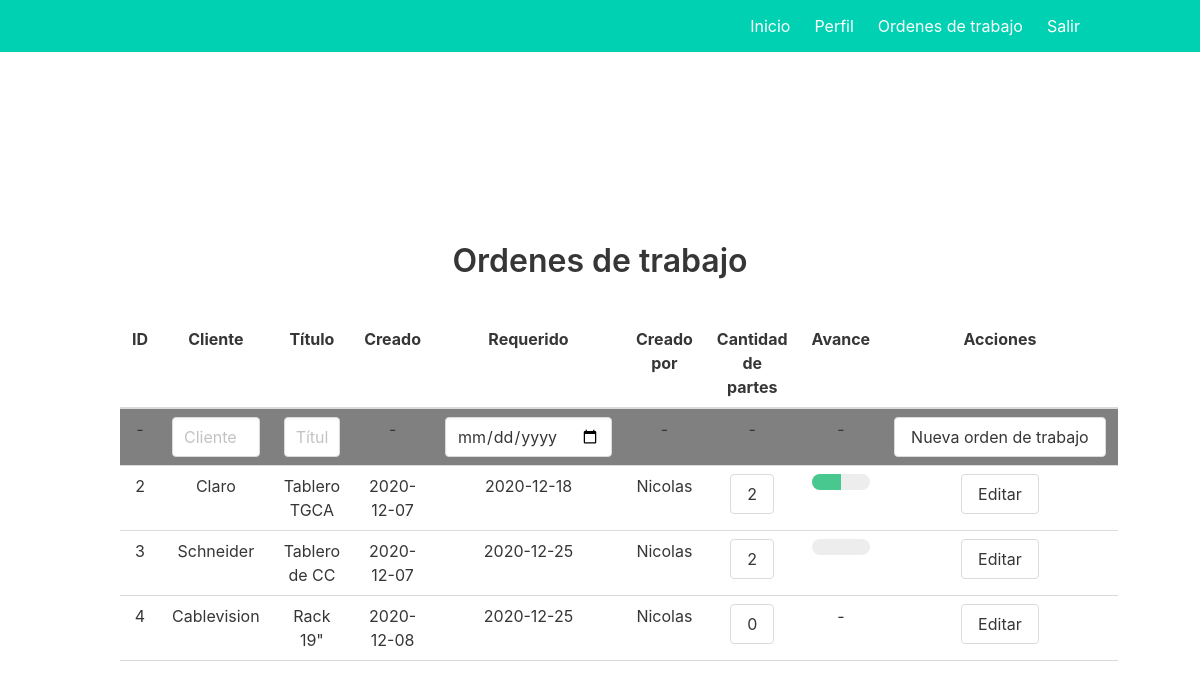
The app's page /wo (signed in) with its own data.
### models.py (models this page shows)
class Workorder(db.Model):
    id = db.Column(db.Integer, primary_key=True)
    date_created = db.Column(db.DateTime, default=datetime.utcnow)
    date_required = db.Column(db.DateTime)
    user = db.Column(db.String(1000), default='ADMIN')
    client = db.Column(db.String(1000))
    title = db.Column(db.String(1000))
    parts = db.relationship('Part', backref='workorder', lazy=True, cascade="all, delete-orphan")

### main.py (the view)
@main.route('/wo', methods=['POST', 'GET'])
@login_required
def wo():
    if request.method == 'POST':
        wo_date = datetime.strptime(request.form['date_required'], '%Y-%m-%d')
        wo_client = request.form['client']
        wo_title = request.form['title']
        new_wo = Workorder(date_required=wo_date, user=current_user.name, client=wo_client, title=wo_title)
        try:
            db.session.add(new_wo)
            db.session.commit()
            return redirect('/wo')
        except Exception as e:
            print(e)
            return "Error al agregar orden de trabajo."
    else:
        wos = Workorder.query.order_by(Workorder.id).all()
        return render_template('workorders.html', wos=wos, today=datetime.utcnow())

### __init__.py (called while the page is built)
def create_app():
    app = Flask(__name__)
    app.config['SECRET_KEY'] = '9OLWxND4o83j4K4iuopO'
    app.config['SQLALCHEMY_DATABASE_URI'] = 'sqlite:///db.sqlite'
    db.init_app(app)
    login_manager = LoginManager()
    login_manager.login_view = 'auth.login'
    login_manager.init_app(app)
    from .models import User, Workorder, Part
    @login_manager.user_loader
    def load_user(user_id):
        return User.query.get(int(user_id))
    from .auth import auth as auth_blueprint
    app.register_blueprint(auth_blueprint)
    from .main import main as main_blueprint
    app.register_blueprint(main_blueprint)
    return app

### templates/workorders.html (shortened to what this page needs)
{% extends "base.html" %}
{% block content %}
<div class="content">
    <h1 style="text-align: center">Ordenes de trabajo</h1>
    <br>
    <table class="table">
        <thead>
        <tr>
            <th>ID</th>
            <th>Cliente</th>
            <th>Título</th>
            <th>Creado</th>
            <th>Requerido</th>
            <th>Creado por</th>
            <th>Cantidad de partes</th>
            <th>Avance</th>
            <th>Acciones</th>
        </tr>
        </thead>
        <tbody>
        <tr bgcolor="grey">
            <form action="/wo" method="POST">
                <td>-</td>
                <td><input type="text" name="client" id="client" placeholder="Cliente" class="input" required></td>
                <td><input type="text" name="title" id="title" placeholder="Título" class="input" required></td>
                <td>-</td>
                <td><input type="date" name="date_required" id="date_required" class="input" required></td>
                <td>-</td>
                <td>-</td>
                <td>-</td>
                <td><input type="submit" value="Nueva orden de trabajo" class="button"></td>
            </form>
        </tr>
        {% for wo in wos %}
        <tr>
            <td>{{ wo.id }}</td>
            <td>{{ wo.client }}</td>
            <td>{{ wo.title }}</td>
            <td>{{ wo.date_created.date() }}</td>
            <td class="{{ 'is-danger' if wo.date_required <= today }}">{{ wo.date_required.date() }}</td>
            <td>{{ wo.user }}</td>
            <td><a href="/wo/{{ wo.id }}/parts"
                   title="{{ wo.parts|map(attribute='name')|list|join('\n')}}"
                   class="button">{{ wo.parts|length }}</a></td>
            <td>
                {% if wo.parts %}
                {% set progress = wo.parts|selectattr('finished')|list|length / wo.parts|length * 100 %}
                <progress class="progress is-success"
                          value="{{ progress }}"
                          max="100" title="{{ progress|round|int }}%"></progress>
                {% else %}
                -
                {% endif %}
            </td>
            <td>
                <button class="button" onclick="show_hide('{{ wo.id }}')">Editar</button>
            </td>
        </tr>
        {% endfor %}
        </tbody>
    </table>
</div>
{% endblock %}

### templates/base.html (shortened to what this page needs)
<!DOCTYPE html>
<html>
<head>
    <link rel="stylesheet" href="https://cdnjs.cloudflare.com/ajax/libs/bulma/0.9.1/css/bulma.css" />
</head>
<body>
    <section class="hero is-primary">
        <div class="hero-head">
            <nav class="navbar">
                <div class="container">
                    <div id="navbarMenuHeroA" class="navbar-menu">
                        <div class="navbar-end">
                            <a href="{{ url_for('main.index') }}" class="navbar-item">
                                Inicio
                            </a>
                            {% if current_user.is_authenticated %}
                            <a href="{{ url_for('main.profile') }}" class="navbar-item">
                                Perfil
                            </a>
                            {% endif %}
                            {% if current_user.is_authenticated %}
                            <a href="{{ url_for('main.wo') }}" class="navbar-item">
                                Ordenes de trabajo
                            </a>
                            {% endif %}
                            {% if current_user.is_authenticated %}
                            <a href="{{ url_for('auth.logout') }}" class="navbar-item">
                                Salir
                            </a>
                            {% endif %}
                        </div>
                    </div>
                </div>
            </nav>
        </div>
    </section>
    <section class="hero is-fullheight">
        <div class="hero-body">
            <div class="container has-text-centered">
               {% block content %}
               {% endblock %}
            </div>
        </div>
    </section>
</body>
</html>

### records on screen
Workorder: id "2", client "Claro", title "Tablero TGCA", date_created "2020-12-07", date_required "2020-12-18", user "Nicolas", parts|length "2", {{ progress }} 50.0 (drawn)
Workorder: id "3", client "Schneider", title "Tablero de CC", date_created "2020-12-07", date_required "2020-12-25", user "Nicolas", parts|length "2", {{ progress }} 0.0 (drawn)
Workorder: id "4", client "Cablevision", title "Rack 19\"", date_created "2020-12-08", date_required "2020-12-25", user "Nicolas", parts|length "0"
